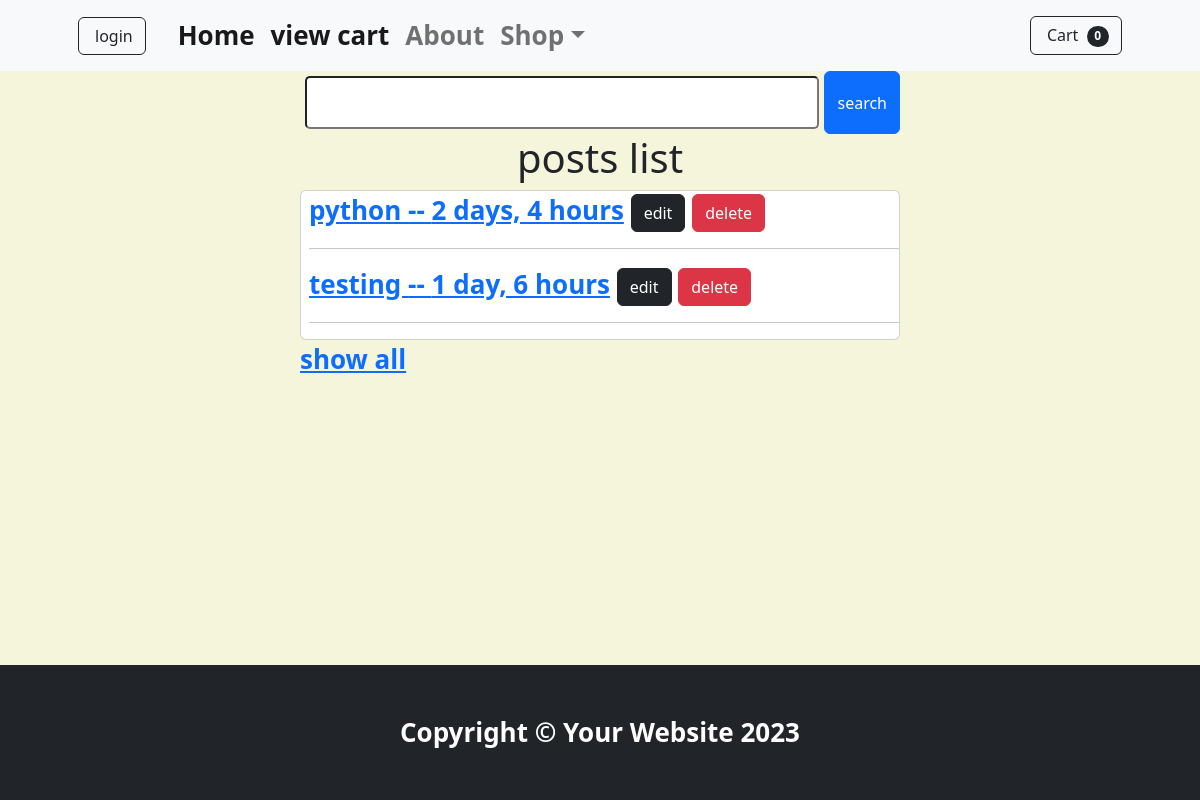
The page /testapp/all/ on the database its author committed.
### testapp/models.py (models this page shows, shortened)
class Post(models.Model):
    title=models.CharField(max_length=200)
    content=models.TextField()
    created_at=models.DateTimeField(auto_now_add=True)
    image = models.ImageField(upload_to='images/',default='default.jpg')

### testapp/views.py (the view)
# urls.py: path('all/',views.all_tabs,name='posts'),
def all_tabs(request):
    q=request.GET.get('q')
    Posts =Post.objects.all()
    if q:
        posts_filtered=Post.objects.filter(Q(title__icontains=q) | Q(content__icontains=q))
    else :
        posts_filtered=Posts
    data = {
        'Posts':Posts,
        'post_f':posts_filtered,
        'q':q
    }
    return render(request,'testapp/all_tabs.html',data)

### testapp/templates/testapp/all_tabs.html (shortened to what this page needs)
{% extends 'shopbase.html' %}
{% block content %}
<div class="w-50 mx-auto">
    <form action={% url "posts" %} method="GET">
        <div class="d-flex">
        <input type="text" name="q" id="q">
        <button type="submit" class="btn btn-primary">search</button>
        </div>
    </form>
    <h1 class="text-center">posts list</h1>
</div>
<div class="card w-50 mx-auto">
    {% for Post in post_f %}
    <div class="ms-2">
        <a href="{% url 'post_details' Post.id %}">{{ Post.title }} -- {{ Post.created_at | timesince }}</a>
        <a href="{% url 'post_edit' Post.id %}" class="btn btn-dark">edit</a>
        <a href="{% url 'post_delete' Post.id %}" class="btn btn-danger">delete</a>
    <hr>
    </div>
    {% endfor %}
</div>
    <div class="w-50 mx-auto">
        <a href="{% url "posts" %}">show all</a>
    </div>
{% endblock content %}

### static/css/style.css (style rules this page uses)
* { padding: 0; margin: 0; box-sizing: border-box; }
body { background-color: beige; font-size: 26px; font-weight: bold; }
body { margin: 0; min-height: 100vh; display: flex; flex-direction: column; }
input { padding: 5px; width:90%; margin: 5px; border-radius: 5px; }

### rows shown on the page
Post: title "python", created_at "2 days, 4 hours"
Post: title "testing", created_at "1 day, 6 hours"
